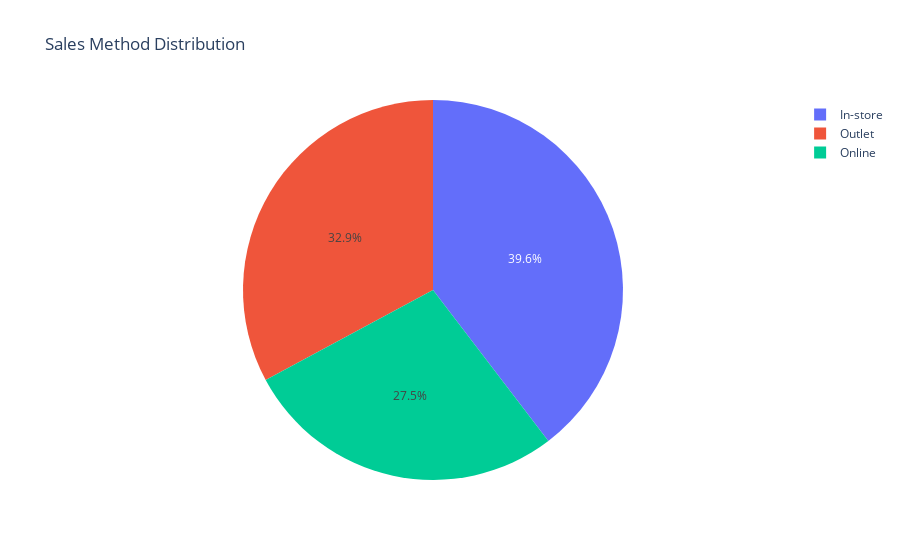

Notebook code for this chart:
### Markdown cell above
### 4. Sales Method Distribution

### Code cell
sales_method = df.groupby('SalesMethod')['TotalSales'].sum().reset_index()
fig = px.pie(sales_method, names='SalesMethod', values='TotalSales', title='Sales Method Distribution')
fig.show()

### Figure 1 — Plotly figure (JSON) as saved in the notebook; plotly's stock layout.template omitted (floating-point values rounded to 4 significant figures)
{"data": [{"domain": {"x": [0, 1], "y": [0, 1]}, "hovertemplate": "SalesMethod=%{label}<br>TotalSales=%{value}<extra></extra>", "labels": ["In-store", "Online", "Outlet"], "legendgroup": "", "name": "", "showlegend": true, "type": "pie", "values": [356426250, 247700000.0, 295585493]}], "layout": {"legend": {"tracegroupgap": 0}, "title": {"text": "Sales Method Distribution"}}}
